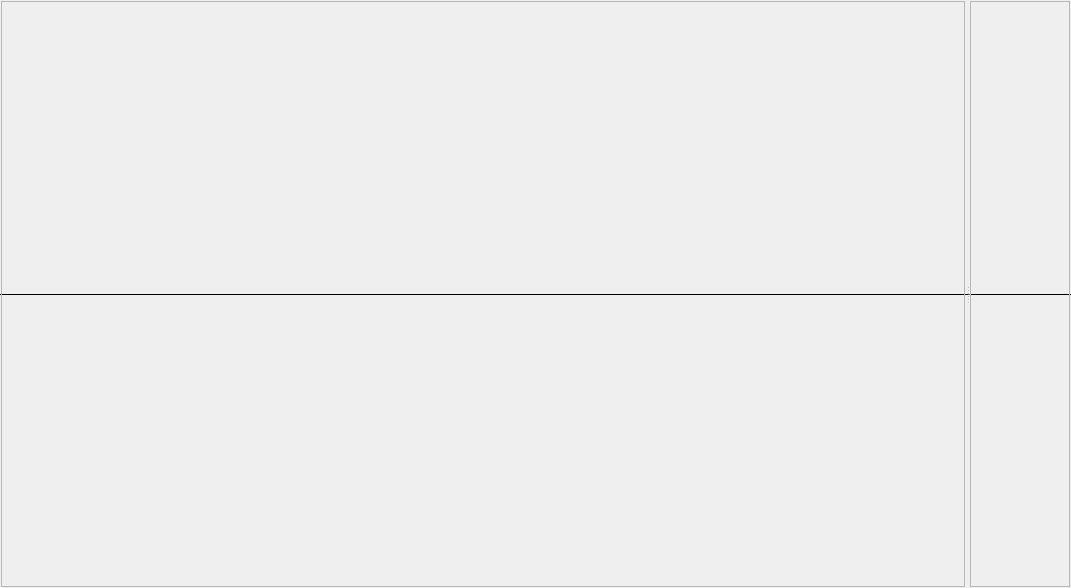
<?xml version="1.0" encoding="UTF-8"?>
<ui version="4.0">
 <class>MainWidget</class>
 <widget class="QWidget" name="MainWidget">
  <property name="geometry">
   <rect>
    <x>0</x>
    <y>0</y>
    <width>1071</width>
    <height>588</height>
   </rect>
  </property>
  <property name="windowTitle">
   <string>MainWidget</string>
  </property>
  <property name="styleSheet">
   <string notr="true"/>
  </property>
  <layout class="QHBoxLayout" name="horizontalLayout">
   <property name="spacing">
    <number>0</number>
   </property>
   <property name="leftMargin">
    <number>0</number>
   </property>
   <property name="topMargin">
    <number>0</number>
   </property>
   <property name="rightMargin">
    <number>0</number>
   </property>
   <property name="bottomMargin">
    <number>0</number>
   </property>
   <item>
    <widget class="QSplitter" name="splitter">
     <property name="sizePolicy">
      <sizepolicy hsizetype="Expanding" vsizetype="Expanding">
       <horstretch>10</horstretch>
       <verstretch>0</verstretch>
      </sizepolicy>
     </property>
     <property name="frameShape">
      <enum>QFrame::HLine</enum>
     </property>
     <property name="orientation">
      <enum>Qt::Horizontal</enum>
     </property>
     <property name="handleWidth">
      <number>5</number>
     </property>
     <widget class="QFrame" name="frame">
      <property name="sizePolicy">
       <sizepolicy hsizetype="Preferred" vsizetype="Preferred">
        <horstretch>7</horstretch>
        <verstretch>0</verstretch>
       </sizepolicy>
      </property>
      <property name="frameShape">
       <enum>QFrame::StyledPanel</enum>
      </property>
      <property name="frameShadow">
       <enum>QFrame::Raised</enum>
      </property>
     </widget>
     <widget class="QFrame" name="frame_2">
      <property name="sizePolicy">
       <sizepolicy hsizetype="Preferred" vsizetype="Preferred">
        <horstretch>0</horstretch>
        <verstretch>0</verstretch>
       </sizepolicy>
      </property>
      <property name="styleSheet">
       <string notr="true"/>
      </property>
      <property name="frameShape">
       <enum>QFrame::StyledPanel</enum>
      </property>
      <property name="frameShadow">
       <enum>QFrame::Raised</enum>
      </property>
     </widget>
    </widget>
   </item>
  </layout>
 </widget>
 <resources/>
 <connections/>
</ui>
